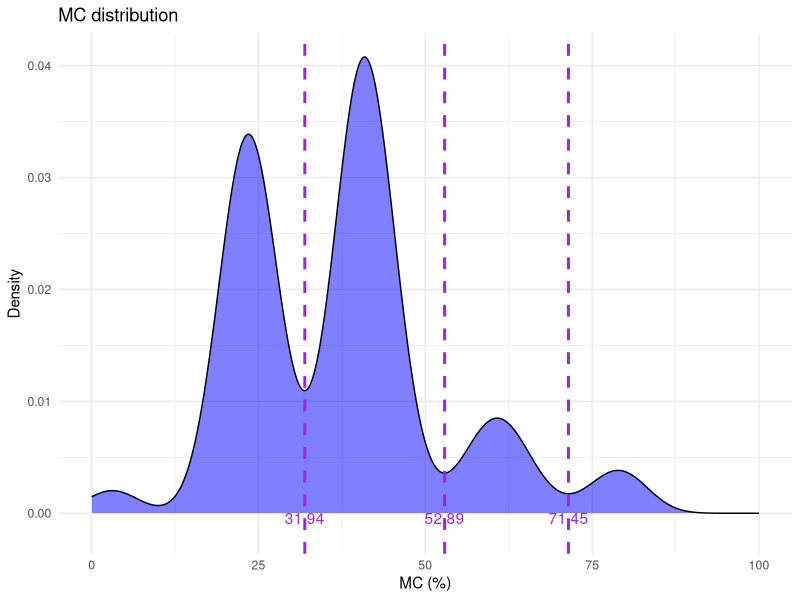

Recreate this plot in R.
# Load necessary libraries for data visualization, manipulation, and reading
library(ggplot2)
library(dplyr)
library(readr)

# Read the data from a CSV file using read_csv2 which handles semicolon-separated values well
data <- read_csv2("CollaborationMetric_Paradigms_Cleaned.csv")

# Preprocess the data by converting 'TotalMC' to numeric and calculating the percentage of TotalMC
data <- data %>%
  mutate(TotalMC = as.numeric(TotalMC),
         TotalMC_Percentage = TotalMC * 100)

# Calculate the density of the TotalMC_Percentage to find its distribution
dens <- density(data$TotalMC_Percentage)

# Find the differences in density values to identify potential points of interest in the distribution
dens_diff <- diff(dens$y)

# Identify points where the change in sign in the differences indicates a valley (or creux)
creux <- which(diff(sign(dens_diff)) == 2) + 1
# Filter creux to select specific valleys of interest, here taking the 2nd, 3rd, and 4th found points
creux_f <- creux[c(2,3,4)]
# Extract the x-values (percentage) at these filtered valley points
creux_x <- dens$x[creux_f]

# Create a density plot of TotalMC_Percentage highlighting the identified valleys with vertical lines
distriPlot <- ggplot(data, aes(x = TotalMC_Percentage)) +
  geom_density(fill = "blue", alpha = 0.5) +
  scale_x_continuous(limits = c(0, 100)) +
  geom_vline(xintercept = creux_x, color = "purple", linetype = "dashed", size = 1) +
  labs(title = "MC distribution", x = "MC (%)", y = "Density") +
  theme_minimal()

# Annotate the plot with the precise values of the valleys
for(i in 1:length(creux_x)) {
  distriPlot <- distriPlot + annotate("text", x = creux_x[i], y = -0.0015, label = round(creux_x[i], 2), vjust = -0.5, color = "purple")
}

# Output the plot to a PDF file with specified dimensions
pdf("AllParadigmMCDistributionReport.pdf", width = 11, height = 8)
print(distriPlot)
dev.off()